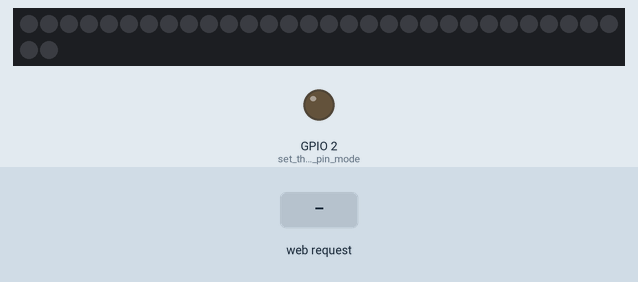
This sketch was run on a simulated ESP32. Parts: 32 RGB LEDs in strip order, left to right, continuing on the next row, output pins drawn as LEDs (lit = HIGH). The inputs (shaded band) are chosen by the test bench. WiFi joins after 1.5 s; servers stay silent unless stated; not simulated (calls return 0 or success): wifiCredentials.h; what the sketch prints to the serial monitor is not drawn.

Above: at 2.7 s.
2.8 s: HTTP request GET /H received
At 2.96 s:
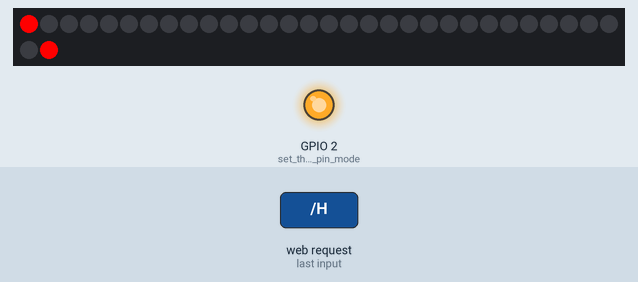
At 4.3 s:
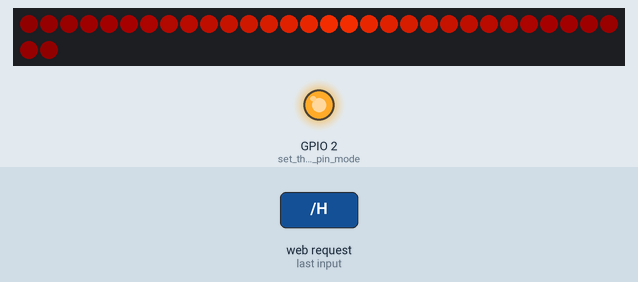
4.7 s: HTTP request GET /L received
At 5.6 s:
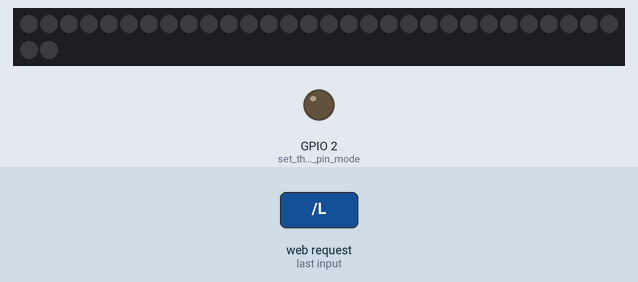
Timing chart, 0 to 7.7 s (numbered marks = the images above; inputs shaded):
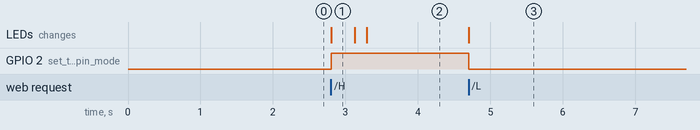

Measured:
- after the input at 2.8 s, GPIO 2 (set_the_LED_pin_mode): LOW → HIGH at once; the LEDs: change at once (image 1)
- after the input at 4.7 s, GPIO 2 (set_the_LED_pin_mode): HIGH → LOW at once; the LEDs: change at once (image 3)

The sketch:

Wifi-DeskLight.ino
```cpp
#include <WiFi.h>
#include <FastLED.h>
#include "wifiCredentials.h"
#include "WiFi.h"
#define NUM_LEDS 32

const char* ssid     = SSID;
const char* password = PASSWORD;

WiFiServer server(80);
CRGBArray<NUM_LEDS> leds;

void setup()
{
  FastLED.addLeds<NEOPIXEL, 32>(leds, NUM_LEDS);
  Serial.begin(115200);
  pinMode(2, OUTPUT);      // set the LED pin mode

  delay(10);

  // We start by connecting to a WiFi network

  Serial.println();
  Serial.println();
  Serial.print("Connecting to ");
  Serial.println(ssid);

  WiFi.begin(ssid, password);

  while (WiFi.status() != WL_CONNECTED) {
    delay(500);
    Serial.print(".");
  }

  Serial.println("");
  Serial.println("WiFi connected.");
  Serial.println("IP address: ");
  Serial.println(WiFi.localIP());

  server.begin();

}

void loop() {
  WiFiClient client = server.available();   // listen for incoming clients

  if (client) {                             // if you get a client,
    Serial.println("New Client.");           // print a message out the serial port
    String currentLine = "";                // make a String to hold incoming data from the client
    while (client.connected()) {            // loop while the client's connected
      if (client.available()) {             // if there's bytes to read from the client,
        char c = client.read();             // read a byte, then
        Serial.write(c);                    // print it out the serial monitor
        if (c == '\n') {                    // if the byte is a newline character

          // if the current line is blank, you got two newline characters in a row.
          // that's the end of the client HTTP request, so send a response:
          if (currentLine.length() == 0) {
            // HTTP headers always start with a response code (e.g. HTTP/1.1 200 OK)
            // and a content-type so the client knows what's coming, then a blank line:
            client.println("HTTP/1.1 200 OK");
            client.println("Content-type:text/html");
            client.println();

            // the content of the HTTP response follows the header:
            client.print("Click <a href=\"/H\">here</a> to turn the LED on pin 5 on.<br>");
            client.print("Click <a href=\"/L\">here</a> to turn the LED on pin 5 off.<br>");

            // The HTTP response ends with another blank line:
            client.println();
            // break out of the while loop:
            break;
          } else {    // if you got a newline, then clear currentLine:
            currentLine = "";
          }
        } else if (c != '\r') {  // if you got anything else but a carriage return character,
          currentLine += c;      // add it to the end of the currentLine
        }

        // Check to see if the client request was "GET /H" or "GET /L":
        if (currentLine.endsWith("GET /H")) {
          digitalWrite(2, HIGH);
          static uint8_t hue;
          for (int i = 0; i < NUM_LEDS / 2; i++) {
            // fade everything out
            leds.fadeToBlackBy(40);

            // let's set an led value
            leds[i] = CHSV(hue++, 255, 255);

            // now, let's first 20 leds to the top 20 leds,
            leds(NUM_LEDS / 2, NUM_LEDS - 1) = leds(NUM_LEDS / 2 - 1 , 0);
            FastLED.delay(33);              // GET /H turns the LED on
          }
        }
        if (currentLine.endsWith("GET /L")) {
          digitalWrite(2, LOW);
          FastLED.clear(true);              // GET /L turns the LED off
        }
      }
    }
    // close the connection:
    client.stop();
    Serial.println("Client Disconnected.");
  }
}
```
